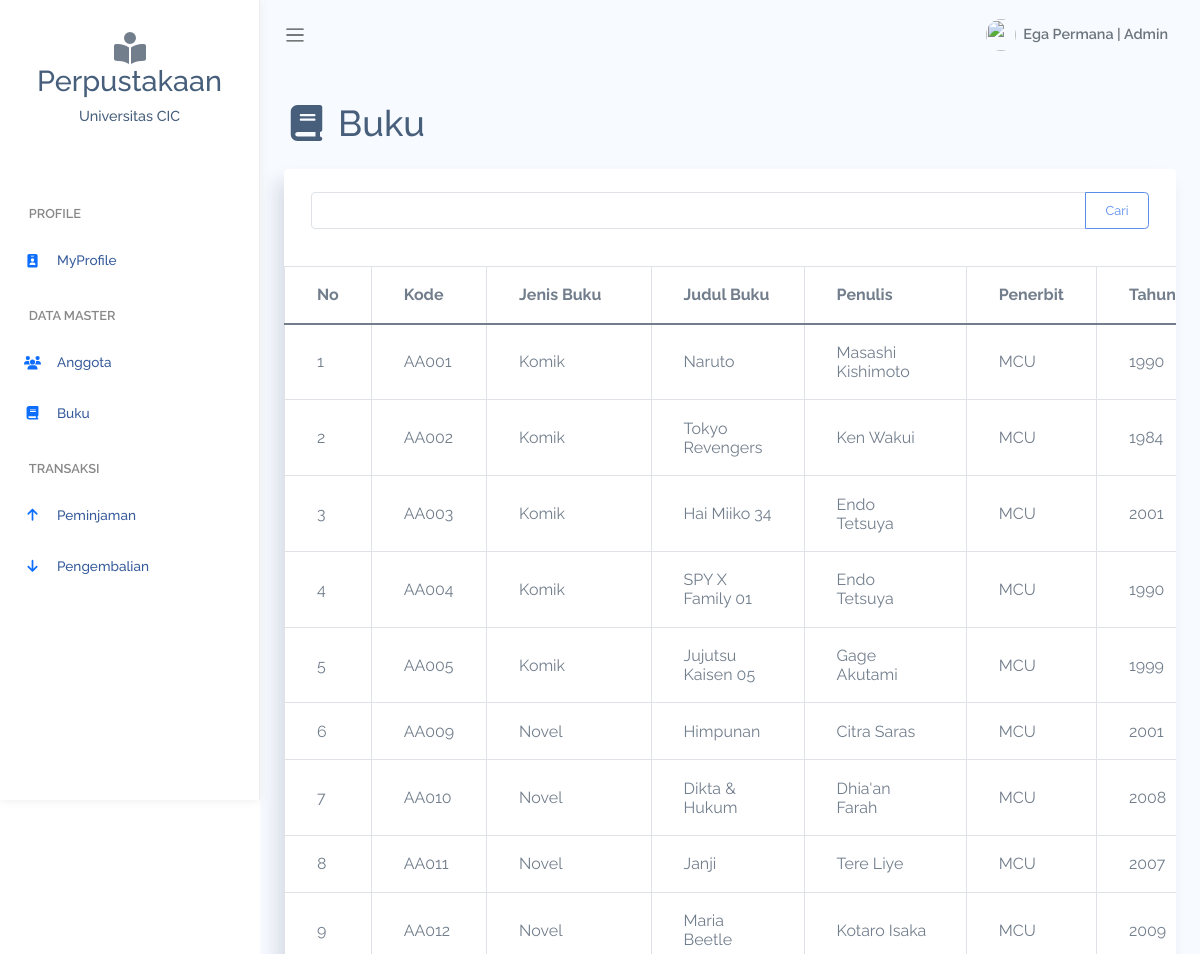
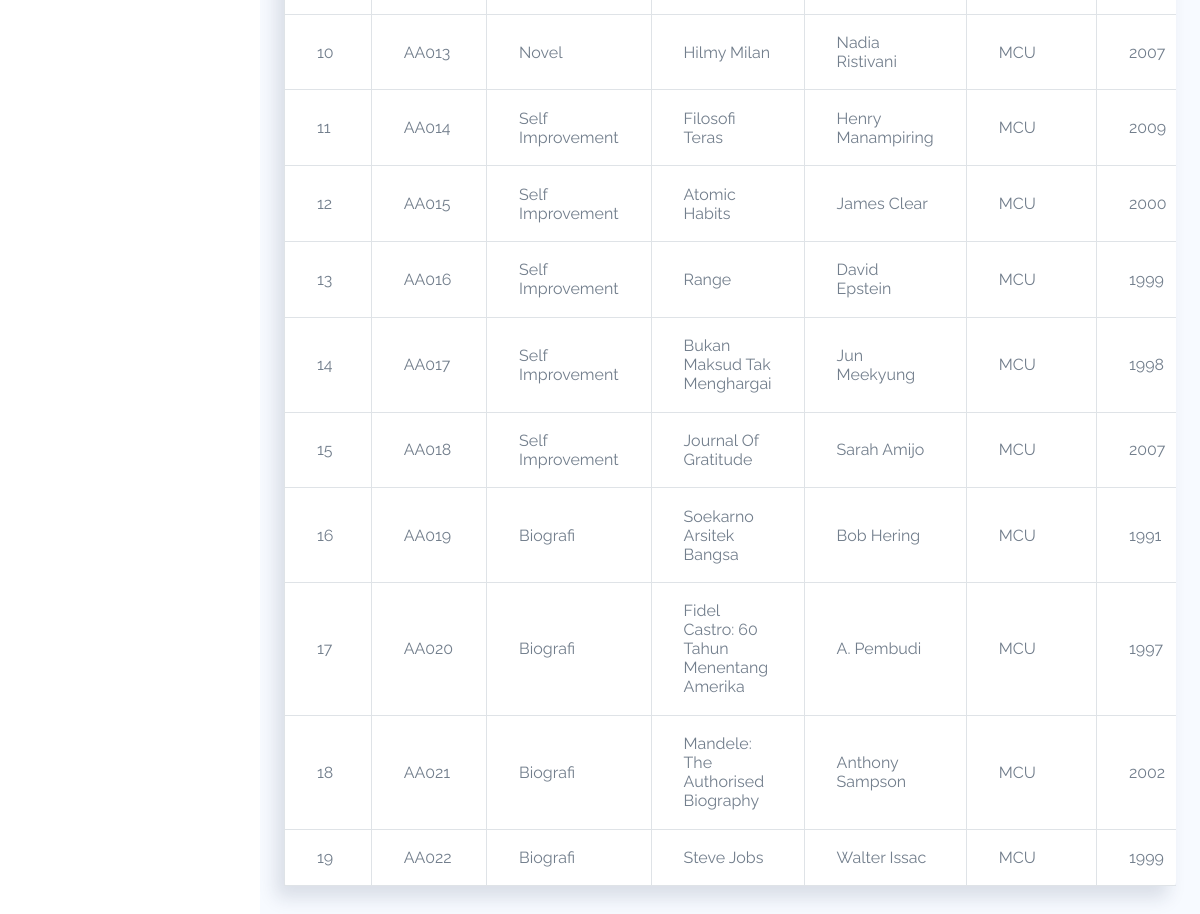
The app's page /Petugas/dataBuku.php (signed in) with its own data (2 pictures, top to bottom).
### tables this page shows
CREATE TABLE `buku` (
  `id_buku` int(11) NOT NULL,
  `kode_buku` char(5) NOT NULL,
  `id_kategori` int(11) NOT NULL,
  `judul_buku` varchar(50) NOT NULL,
  `penulis_buku` varchar(50) NOT NULL,
  `penerbit_buku` varchar(50) NOT NULL,
  `tahun_terbit` char(4) NOT NULL,
  `stok` int(5) NOT NULL
);

CREATE TABLE `kategori` (
  `id_kategori` int(11) NOT NULL,
  `nama_kategori` varchar(100) NOT NULL
);

### database.php (called while the page is built, shortened)
<?php
class database
{
    private $host = "localhost";
    private $user = "root";
    private $pas = "";
    private $db = "perpustakaan";
    private $koneksi = "";
    public function __construct()
    {
        $this->koneksi = mysqli_connect($this->host, $this->user, $this->pas, $this->db);
    }
    public function dataBuku()
    {
        if (isset($_POST['cari'])) {
            $cari = $_POST['cari'];
            $query = mysqli_query($this->koneksi, "SELECT buku.*, kategori.* FROM buku JOIN kategori ON buku.id_kategori = kategori.id_kategori WHERE buku.kode_buku LIKE '%$cari%' OR buku.judul_buku LIKE '%$cari%' OR kategori.nama_kategori LIKE '%$cari%'");
            while ($row = mysqli_fetch_array($query)) {
                $data[] = $row;
            }
            return $data;
        } else {
            $query = mysqli_query($this->koneksi, "SELECT buku.*, kategori.* FROM buku JOIN kategori ON buku.id_kategori = kategori.id_kategori");
            while ($row = mysqli_fetch_array($query)) {
                $data[] = $row;
            }
            return $data;
        }
    }
}

### Petugas/dataBuku.php (the view, shortened to what this page needs)
<?php
require_once '../database.php';
class menu
{
    function __construct()
    {
        require_once "menu.php";
    }
}
$db = new database;
$data = $db->dataBuku();
?>
<!DOCTYPE html>
<html lang="en">
<head>
    <link rel="stylesheet" href="../assets/css/bootstrap.css">
    <link rel="stylesheet" href="../assets/vendors/chartjs/Chart.min.css">
    <link rel="stylesheet" href="../assets/vendors/perfect-scrollbar/perfect-scrollbar.css">
    <link rel="stylesheet" href="../assets/css/app.css">
</head>
<body>
    <div id="app">
        <div class="main-content container-fluid">
            <div class="row" id="table-hover">
                <div class="col-12">
                    <h1 class="mb-4">
                        <i class="fa-solid fa-fw fa-book"></i> Buku
                    </h1>
                    <div class="card">
                        <div class="card-content">
                            <div class="card-body">
                                <div class="row">
                                    <div class="col-12">
                                        <form action="" method="post">
                                            <div class="input-group">
                                                <input type="text" name="cari" class="form-control" aria-label="Recipient's username" aria-describedby="button-addon2">
                                                <button class="btn btn-outline-primary btn-sm" type="submit" id="button-addon2">Cari</button>
                                            </div>
                                        </form>
                                    </div>
                                </div>
                            </div>
                            <div class="table-responsive">
                                <table class="table table-bordered mb-0">
                                    <thead>
                                        <tr>
                                            <th>No</th>
                                            <th>Kode</th>
                                            <th>Jenis Buku</th>
                                            <th>Judul Buku</th>
                                            <th>Penulis</th>
                                            <th>Penerbit</th>
                                            <th>Tahun</th>
                                        </tr>
                                    </thead>
                                    <tbody>
                                        <?php
                                        $no = 1;
                                        foreach ($data as $row) :
                                        ?>
                                            <tr>
                                                <td><?= $no++; ?></td>
                                                <td><?= $row['kode_buku']; ?></td>
                                                <td><?= $row['nama_kategori']; ?></td>
                                                <td><?= $row['judul_buku']; ?></td>
                                                <td><?= $row['penulis_buku']; ?></td>
                                                <td><?= $row['penerbit_buku']; ?></td>
                                                <td><?= $row['tahun_terbit']; ?></td>
                                            </tr>
                                        <?php endforeach; ?>
                                    </tbody>
                                </table>
                            </div>
                        </div>
                    </div>
                </div>
            </div>
        </div>
    </div>
</body>
</html>

### assets/css/app.css (style rules this page uses)
* { font-family:Raleway }
#app { position:relative }
#main .main-content { padding:2rem 1.5rem }
a,button { outline:0 }
.card { box-shadow:-8px 12px 18px 0 rgba(25,42,70,.13);margin-bottom:2.2rem }
.card .card-content { position:relative }
.card .card-body { padding:1.4rem 1.7rem }
.dataTable-table td,.dataTable-table thead th,.table td,.table thead th { vertical-align:middle }
.dataTable-table thead th,.table thead th { border-bottom:2px solid #475f7b }

### records on screen
buku: kode_buku "AA001", id_kategori.nama_kategori "Komik", judul_buku "Naruto", penulis_buku "Masashi Kishimoto", penerbit_buku "MCU", tahun_terbit "1990"
buku: kode_buku "AA002", id_kategori.nama_kategori "Komik", judul_buku "Tokyo Revengers", penulis_buku "Ken Wakui", penerbit_buku "MCU", tahun_terbit "1984"
buku: kode_buku "AA003", id_kategori.nama_kategori "Komik", judul_buku "Hai Miiko 34", penulis_buku "Endo Tetsuya", penerbit_buku "MCU", tahun_terbit "2001"
buku: kode_buku "AA004", id_kategori.nama_kategori "Komik", judul_buku "SPY X Family 01", penulis_buku "Endo Tetsuya", penerbit_buku "MCU", tahun_terbit "1990"
buku: kode_buku "AA005", id_kategori.nama_kategori "Komik", judul_buku "Jujutsu Kaisen 05", penulis_buku "Gage Akutami", penerbit_buku "MCU", tahun_terbit "1999"
buku: kode_buku "AA009", id_kategori.nama_kategori "Novel", judul_buku "Himpunan", penulis_buku "Citra Saras", penerbit_buku "MCU", tahun_terbit "2001"
buku: kode_buku "AA010", id_kategori.nama_kategori "Novel", judul_buku "Dikta & Hukum", penulis_buku "Dhia'an Farah", penerbit_buku "MCU", tahun_terbit "2008"
buku: kode_buku "AA011", id_kategori.nama_kategori "Novel", judul_buku "Janji", penulis_buku "Tere Liye", penerbit_buku "MCU", tahun_terbit "2007"
buku: kode_buku "AA012", id_kategori.nama_kategori "Novel", judul_buku "Maria Beetle", penulis_buku "Kotaro Isaka", penerbit_buku "MCU", tahun_terbit "2009"
buku: kode_buku "AA013", id_kategori.nama_kategori "Novel", judul_buku "Hilmy Milan", penulis_buku "Nadia Ristivani", penerbit_buku "MCU", tahun_terbit "2007"
buku: kode_buku "AA014", id_kategori.nama_kategori "Self Improvement", judul_buku "Filosofi Teras", penulis_buku "Henry Manampiring", penerbit_buku "MCU", tahun_terbit "2009"
buku: kode_buku "AA015", id_kategori.nama_kategori "Self Improvement", judul_buku "Atomic Habits", penulis_buku "James Clear", penerbit_buku "MCU", tahun_terbit "2000"
buku: kode_buku "AA016", id_kategori.nama_kategori "Self Improvement", judul_buku "Range", penulis_buku "David Epstein", penerbit_buku "MCU", tahun_terbit "1999"
buku: kode_buku "AA017", id_kategori.nama_kategori "Self Improvement", judul_buku "Bukan Maksud Tak Menghargai", penulis_buku "Jun Meekyung", penerbit_buku "MCU", tahun_terbit "1998"
buku: kode_buku "AA018", id_kategori.nama_kategori "Self Improvement", judul_buku "Journal Of Gratitude", penulis_buku "Sarah Amijo", penerbit_buku "MCU", tahun_terbit "2007"
buku: kode_buku "AA019", id_kategori.nama_kategori "Biografi", judul_buku "Soekarno Arsitek Bangsa", penulis_buku "Bob Hering", penerbit_buku "MCU", tahun_terbit "1991"
buku: kode_buku "AA020", id_kategori.nama_kategori "Biografi", judul_buku "Fidel Castro: 60 Tahun Menentang Amerika", penulis_buku "A. Pembudi", penerbit_buku "MCU", tahun_terbit "1997"
buku: kode_buku "AA021", id_kategori.nama_kategori "Biografi", judul_buku "Mandele: The Authorised Biography", penulis_buku "Anthony Sampson", penerbit_buku "MCU", tahun_terbit "2002"
buku: kode_buku "AA022", id_kategori.nama_kategori "Biografi", judul_buku "Steve Jobs", penulis_buku "Walter Issac", penerbit_buku "MCU", tahun_terbit "1999"

### other values on screen
$_SESSION['nama'] "Ega Permana"
$_SESSION['role'] "Admin"
